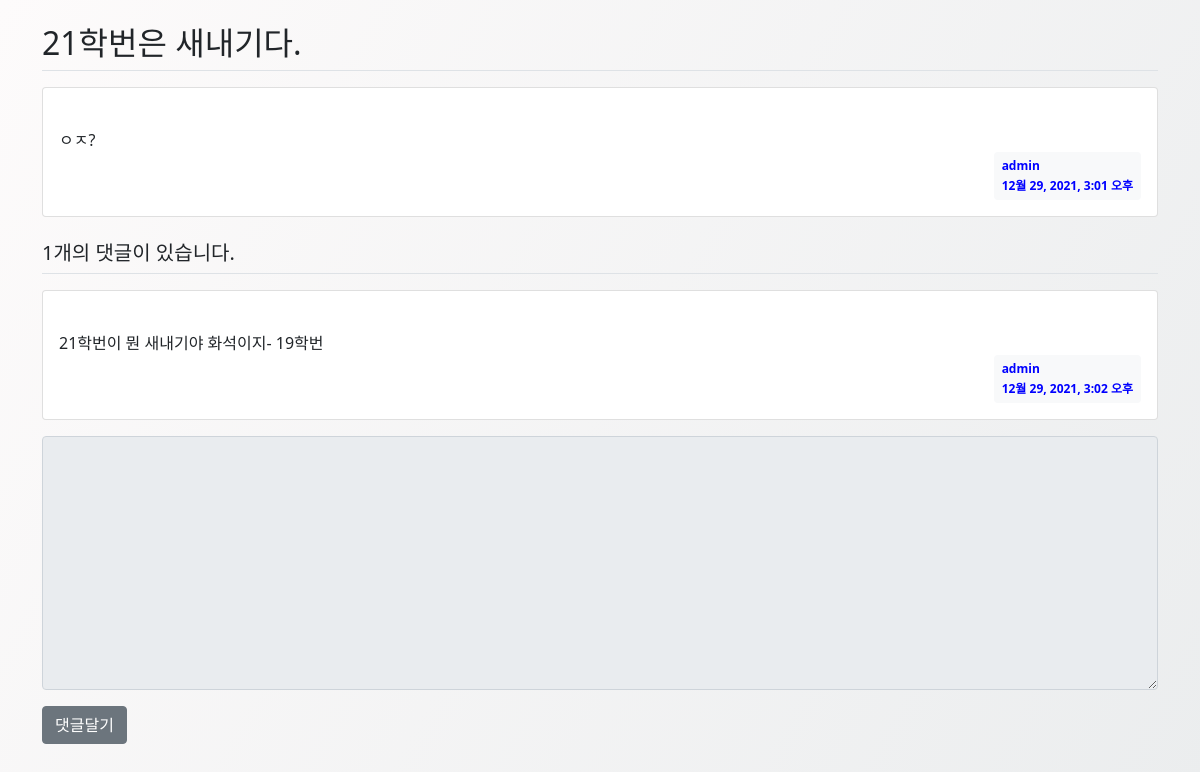
The page /library/2/ on the database as committed earlier.
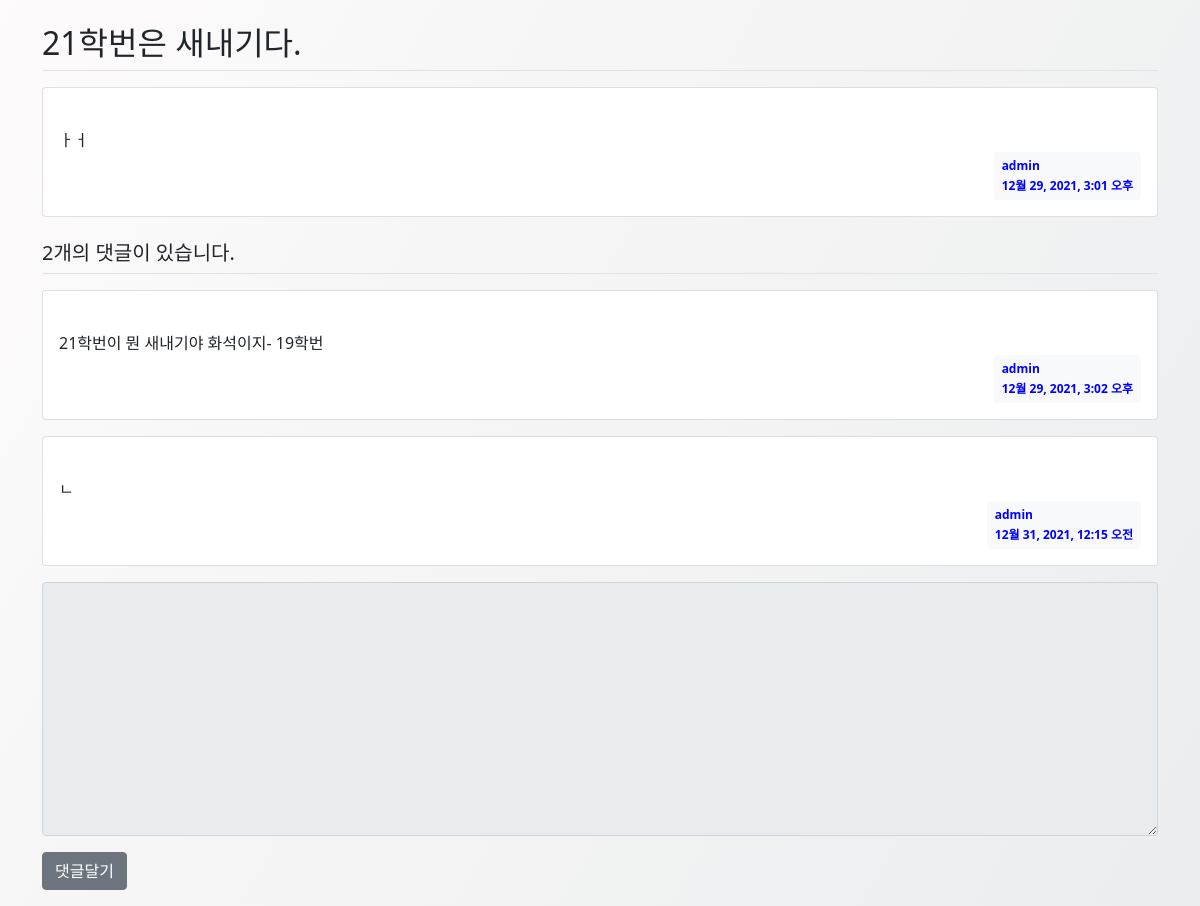
The same page on the database as committed later.
### library/models.py (models this page shows)
class Question(models.Model):
    subject = models.CharField(max_length=200)
    content = models.TextField()
    create_date = models.DateTimeField()
    author = models.ForeignKey(User, on_delete=models.CASCADE)
    modify_date = models.DateTimeField(null=True, blank=True)

class Answer(models.Model):
    question = models.ForeignKey(Question, on_delete=models.CASCADE)
    content = models.TextField()
    create_date = models.DateTimeField()
    author = models.ForeignKey(User, on_delete=models.CASCADE)
    modify_date = models.DateTimeField(null=True, blank=True)

### library/views.py (the view)
# urls.py: path('library/<int:question_id>/', views.detail_index, name='detail_index'),
def detail_index(request, question_id):
    question = get_object_or_404(Question, pk=question_id)
    context = {'question': question}
    return render(request, 'question_detail.html', context)

### templates/question_detail.html (shortened to what this page needs)
{% extends 'base.html' %}
{% load static %}
{% block content %}
<body style="background-image: linear-gradient(120deg, #fdfbfb 0%, #ebedee 100%);">
  <div class="container my-3">
    <h2 class="border-bottom py-2">{{ question.subject }}</h2>
    <div class="card my-3">
      <div class="card-body">
        <div class="card-text" style="white-space: pre-line;">
          {{ question.content }}
        </div>
        <div class="d-flex justify-content-end">
          <div class="badge badge-light p-2 text-left" style="color:blue;">
            <div class="mb-2">{{ question.author.username }}</div>
            <div>{{ question.create_date }}</div>
          </div>
        </div>
      </div>
    </div>
    <h5 class="border-bottom my-3 py-2">
      {{question.answer_set.count}}개의 댓글이 있습니다.
    </h5>
    {% for answer in question.answer_set.all %}
      <div class="card my-3">
        <div class="card-body">
          <div class="card-text" style="white-space: pre-line;">
            {{ answer.content }}
          </div>
          <div class="d-flex justify-content-end">
            <div class="badge badge-light p-2 text-left" style="color:blue;">
              <div class="mb-2">{{ answer.author.username }}</div>
              <div>{{ answer.create_date }}</div>
            </div>
          </div>
        </div>
      </div>
    {% endfor %}
    <form action=" {% url 'library:answer_create' question.id %}" method="POST" class="my-3">
      <div class="form-group">
        <textarea name="content" id="content" {% if not user.is_authenticated %} disabled{% endif %} class=" form-control" rows=" 10"="10""></textarea>
      </div>
      <input type="submit" value="댓글달기" class="btn btn-secondary">
    </form>
  </div>
</body>
{% endblock %}

Rows that differ between the two databases and show on the page:
changed Question "21학번은 새내기다.": content "ㅇㅈ?" → "ㅏㅓ"; answer_set.count "1" → "2"
added Answer: content "ㄴ", author.username "admin", create_date "12월 31, 2021, 12:15 오전"
